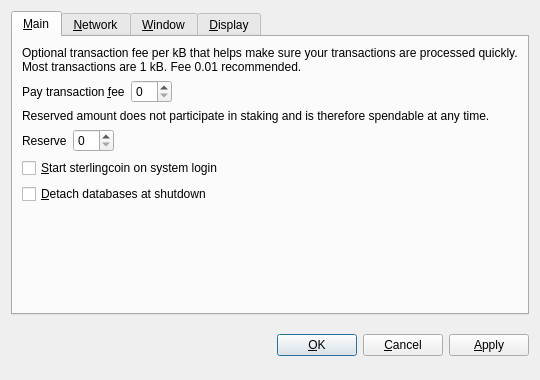
<?xml version="1.0" encoding="UTF-8"?>
<ui version="4.0">
 <class>OptionsDialog</class>
 <widget class="QDialog" name="OptionsDialog">
  <property name="geometry">
   <rect>
    <x>0</x>
    <y>0</y>
    <width>540</width>
    <height>380</height>
   </rect>
  </property>
  <property name="windowTitle">
   <string>Options</string>
  </property>
  <property name="modal">
   <bool>true</bool>
  </property>
  <layout class="QVBoxLayout" name="verticalLayout">
   <item>
    <widget class="QTabWidget" name="tabWidget">
     <property name="tabPosition">
      <enum>QTabWidget::North</enum>
     </property>
     <property name="currentIndex">
      <number>0</number>
     </property>
     <widget class="QWidget" name="tabMain">
      <attribute name="title">
       <string>&amp;Main</string>
      </attribute>
      <layout class="QVBoxLayout" name="verticalLayout_Main">
       <item>
        <widget class="QLabel" name="transactionFeeInfoLabel">
         <property name="text">
          <string>Optional transaction fee per kB that helps make sure your transactions are processed quickly. Most transactions are 1 kB. Fee 0.01 recommended.</string>
         </property>
         <property name="textFormat">
          <enum>Qt::PlainText</enum>
         </property>
         <property name="wordWrap">
          <bool>true</bool>
         </property>
        </widget>
       </item>
       <item>
        <layout class="QHBoxLayout" name="horizontalLayoutFee">
         <item>
          <widget class="QLabel" name="transactionFeeLabel">
           <property name="text">
            <string>Pay transaction &amp;fee</string>
           </property>
           <property name="textFormat">
            <enum>Qt::PlainText</enum>
           </property>
           <property name="buddy">
            <cstring>transactionFee</cstring>
           </property>
          </widget>
         </item>
         <item>
          <widget class="BitcoinAmountField" name="transactionFee"/>
         </item>
         <item>
          <spacer name="horizontalSpacerFee">
           <property name="orientation">
            <enum>Qt::Horizontal</enum>
           </property>
           <property name="sizeHint" stdset="0">
            <size>
             <width>40</width>
             <height>20</height>
            </size>
           </property>
          </spacer>
         </item>
        </layout>
       </item>
       <item>
        <widget class="QLabel" name="reserveBalanceInfoLabel">
         <property name="text">
          <string>Reserved amount does not participate in staking and is therefore spendable at any time.</string>
         </property>
         <property name="textFormat">
          <enum>Qt::PlainText</enum>
         </property>
         <property name="wordWrap">
          <bool>true</bool>
         </property>
        </widget>
       </item>
       <item>
        <layout class="QHBoxLayout" name="horizontalLayoutReserveBalance">
         <item>
          <widget class="QLabel" name="reserveBalanceLabel">
           <property name="text">
            <string>Reserve</string>
           </property>
           <property name="textFormat">
            <enum>Qt::PlainText</enum>
           </property>
           <property name="buddy">
            <cstring>reserveBalance</cstring>
           </property>
          </widget>
         </item>
         <item>
          <widget class="BitcoinAmountField" name="reserveBalance"/>
         </item>
         <item>
          <spacer name="horizontalSpacerReserveBalance">
           <property name="orientation">
            <enum>Qt::Horizontal</enum>
           </property>
           <property name="sizeHint" stdset="0">
            <size>
             <width>40</width>
             <height>20</height>
            </size>
           </property>
          </spacer>
         </item>
        </layout>
       </item>
       <item>
        <widget class="QCheckBox" name="bitcoinAtStartup">
         <property name="toolTip">
          <string>Automatically start sterlingcoin after logging in to the system.</string>
         </property>
         <property name="text">
          <string>&amp;Start sterlingcoin on system login</string>
         </property>
        </widget>
       </item>
       <item>
        <widget class="QCheckBox" name="detachDatabases">
         <property name="toolTip">
          <string>Detach block and address databases at shutdown. This means they can be moved to another data directory, but it slows down shutdown. The wallet is always detached.</string>
         </property>
         <property name="text">
          <string>&amp;Detach databases at shutdown</string>
         </property>
        </widget>
       </item>
       <item>
        <spacer name="verticalSpacer_Main">
         <property name="orientation">
          <enum>Qt::Vertical</enum>
         </property>
         <property name="sizeHint" stdset="0">
          <size>
           <width>20</width>
           <height>40</height>
          </size>
         </property>
        </spacer>
       </item>
      </layout>
     </widget>
     <widget class="QWidget" name="tabNetwork">
      <attribute name="title">
       <string>&amp;Network</string>
      </attribute>
      <layout class="QVBoxLayout" name="verticalLayout_Network">
       <item>
        <widget class="QCheckBox" name="mapPortUpnp">
         <property name="toolTip">
          <string>Automatically open the sterlingcoin client port on the router. This only works when your router supports UPnP and it is enabled.</string>
         </property>
         <property name="text">
          <string>Map port using &amp;UPnP</string>
         </property>
        </widget>
       </item>
       <item>
        <widget class="QCheckBox" name="connectSocks">
         <property name="toolTip">
          <string>Connect to the sterlingcoin network through a SOCKS proxy (e.g. when connecting through Tor).</string>
         </property>
         <property name="text">
          <string>&amp;Connect through SOCKS proxy:</string>
         </property>
        </widget>
       </item>
       <item>
        <layout class="QHBoxLayout" name="horizontalLayout_Network">
         <item>
          <widget class="QLabel" name="proxyIpLabel">
           <property name="text">
            <string>Proxy &amp;IP:</string>
           </property>
           <property name="textFormat">
            <enum>Qt::PlainText</enum>
           </property>
           <property name="buddy">
            <cstring>proxyIp</cstring>
           </property>
          </widget>
         </item>
         <item>
          <widget class="QValidatedLineEdit" name="proxyIp">
           <property name="maximumSize">
            <size>
             <width>140</width>
             <height>16777215</height>
            </size>
           </property>
           <property name="toolTip">
            <string>IP address of the proxy (e.g. 127.0.0.1)</string>
           </property>
          </widget>
         </item>
         <item>
          <widget class="QLabel" name="proxyPortLabel">
           <property name="text">
            <string>&amp;Port:</string>
           </property>
           <property name="textFormat">
            <enum>Qt::PlainText</enum>
           </property>
           <property name="buddy">
            <cstring>proxyPort</cstring>
           </property>
          </widget>
         </item>
         <item>
          <widget class="QLineEdit" name="proxyPort">
           <property name="maximumSize">
            <size>
             <width>55</width>
             <height>16777215</height>
            </size>
           </property>
           <property name="toolTip">
            <string>Port of the proxy (e.g. 9050)</string>
           </property>
          </widget>
         </item>
         <item>
          <widget class="QLabel" name="socksVersionLabel">
           <property name="text">
            <string>SOCKS &amp;Version:</string>
           </property>
           <property name="textFormat">
            <enum>Qt::PlainText</enum>
           </property>
           <property name="buddy">
            <cstring>socksVersion</cstring>
           </property>
          </widget>
         </item>
         <item>
          <widget class="QValueComboBox" name="socksVersion">
           <property name="toolTip">
            <string>SOCKS version of the proxy (e.g. 5)</string>
           </property>
          </widget>
         </item>
         <item>
          <spacer name="horizontalSpacer_Network">
           <property name="orientation">
            <enum>Qt::Horizontal</enum>
           </property>
           <property name="sizeHint" stdset="0">
            <size>
             <width>40</width>
             <height>20</height>
            </size>
           </property>
          </spacer>
         </item>
        </layout>
       </item>
       <item>
        <spacer name="verticalSpacer_Network">
         <property name="orientation">
          <enum>Qt::Vertical</enum>
         </property>
         <property name="sizeHint" stdset="0">
          <size>
           <width>20</width>
           <height>40</height>
          </size>
         </property>
        </spacer>
       </item>
      </layout>
     </widget>
     <widget class="QWidget" name="tabWindow">
      <attribute name="title">
       <string>&amp;Window</string>
      </attribute>
      <layout class="QVBoxLayout" name="verticalLayout_Window">
       <item>
        <widget class="QCheckBox" name="minimizeToTray">
         <property name="toolTip">
          <string>Show only a tray icon after minimizing the window.</string>
         </property>
         <property name="text">
          <string>&amp;Minimize to the tray instead of the taskbar</string>
         </property>
        </widget>
       </item>
       <item>
        <widget class="QCheckBox" name="minimizeOnClose">
         <property name="toolTip">
          <string>Minimize instead of exit the application when the window is closed. When this option is enabled, the application will be closed only after selecting Quit in the menu.</string>
         </property>
         <property name="text">
          <string>M&amp;inimize on close</string>
         </property>
        </widget>
       </item>
       <item>
        <spacer name="verticalSpacer_Window">
         <property name="orientation">
          <enum>Qt::Vertical</enum>
         </property>
         <property name="sizeHint" stdset="0">
          <size>
           <width>20</width>
           <height>40</height>
          </size>
         </property>
        </spacer>
       </item>
      </layout>
     </widget>
     <widget class="QWidget" name="tabDisplay">
      <attribute name="title">
       <string>&amp;Display</string>
      </attribute>
      <layout class="QVBoxLayout" name="verticalLayout_Display">
       <item>
        <layout class="QHBoxLayout" name="horizontalLayout_1_Display">
         <item>
          <widget class="QLabel" name="langLabel">
           <property name="text">
            <string>User Interface &amp;language:</string>
           </property>
           <property name="textFormat">
            <enum>Qt::PlainText</enum>
           </property>
           <property name="buddy">
            <cstring>lang</cstring>
           </property>
          </widget>
         </item>
         <item>
          <widget class="QValueComboBox" name="lang">
           <property name="toolTip">
            <string>The user interface language can be set here. This setting will take effect after restarting sterlingcoin.</string>
           </property>
          </widget>
         </item>
        </layout>
       </item>
       <item>
        <layout class="QHBoxLayout" name="horizontalLayout_2_Display">
         <item>
          <widget class="QLabel" name="unitLabel">
           <property name="text">
            <string>&amp;Unit to show amounts in:</string>
           </property>
           <property name="textFormat">
            <enum>Qt::PlainText</enum>
           </property>
           <property name="buddy">
            <cstring>unit</cstring>
           </property>
          </widget>
         </item>
         <item>
          <widget class="QValueComboBox" name="unit">
           <property name="toolTip">
            <string>Choose the default subdivision unit to show in the interface and when sending coins.</string>
           </property>
          </widget>
         </item>
        </layout>
       </item>
       <item>
        <widget class="QCheckBox" name="displayAddresses">
         <property name="toolTip">
          <string>Whether to show sterlingcoin addresses in the transaction list or not.</string>
         </property>
         <property name="text">
          <string>&amp;Display addresses in transaction list</string>
         </property>
        </widget>
       </item>
       <item>
        <widget class="QCheckBox" name="coinControlFeatures">
         <property name="toolTip">
          <string>Whether to show coin control features or not.</string>
         </property>
         <property name="text">
          <string>Display coin &amp;control features (experts only!)</string>
         </property>
        </widget>
       </item>
       <item>
        <spacer name="verticalSpacer_Display">
         <property name="orientation">
          <enum>Qt::Vertical</enum>
         </property>
         <property name="sizeHint" stdset="0">
          <size>
           <width>20</width>
           <height>40</height>
          </size>
         </property>
        </spacer>
       </item>
      </layout>
     </widget>
    </widget>
   </item>
   <item>
    <layout class="QHBoxLayout" name="horizontalLayout_Buttons">
     <item>
      <spacer name="horizontalSpacer_1">
       <property name="orientation">
        <enum>Qt::Horizontal</enum>
       </property>
       <property name="sizeHint" stdset="0">
        <size>
         <width>40</width>
         <height>48</height>
        </size>
       </property>
      </spacer>
     </item>
     <item>
      <widget class="QLabel" name="statusLabel">
       <property name="font">
        <font>
         <weight>75</weight>
         <bold>true</bold>
        </font>
       </property>
       <property name="text">
        <string/>
       </property>
       <property name="textFormat">
        <enum>Qt::PlainText</enum>
       </property>
       <property name="wordWrap">
        <bool>true</bool>
       </property>
      </widget>
     </item>
     <item>
      <spacer name="horizontalSpacer_2">
       <property name="orientation">
        <enum>Qt::Horizontal</enum>
       </property>
       <property name="sizeHint" stdset="0">
        <size>
         <width>40</width>
         <height>48</height>
        </size>
       </property>
      </spacer>
     </item>
     <item>
      <widget class="QPushButton" name="okButton">
       <property name="text">
        <string>&amp;OK</string>
       </property>
      </widget>
     </item>
     <item>
      <widget class="QPushButton" name="cancelButton">
       <property name="text">
        <string>&amp;Cancel</string>
       </property>
       <property name="autoDefault">
        <bool>false</bool>
       </property>
      </widget>
     </item>
     <item>
      <widget class="QPushButton" name="applyButton">
       <property name="text">
        <string>&amp;Apply</string>
       </property>
       <property name="autoDefault">
        <bool>false</bool>
       </property>
      </widget>
     </item>
    </layout>
   </item>
  </layout>
 </widget>
 <customwidgets>
  <customwidget>
   <class>BitcoinAmountField</class>
   <extends>QSpinBox</extends>
   <header>bitcoinamountfield.h</header>
  </customwidget>
  <customwidget>
   <class>QValueComboBox</class>
   <extends>QComboBox</extends>
   <header>qvaluecombobox.h</header>
  </customwidget>
  <customwidget>
   <class>QValidatedLineEdit</class>
   <extends>QLineEdit</extends>
   <header>qvalidatedlineedit.h</header>
  </customwidget>
 </customwidgets>
 <resources/>
 <connections/>
</ui>
